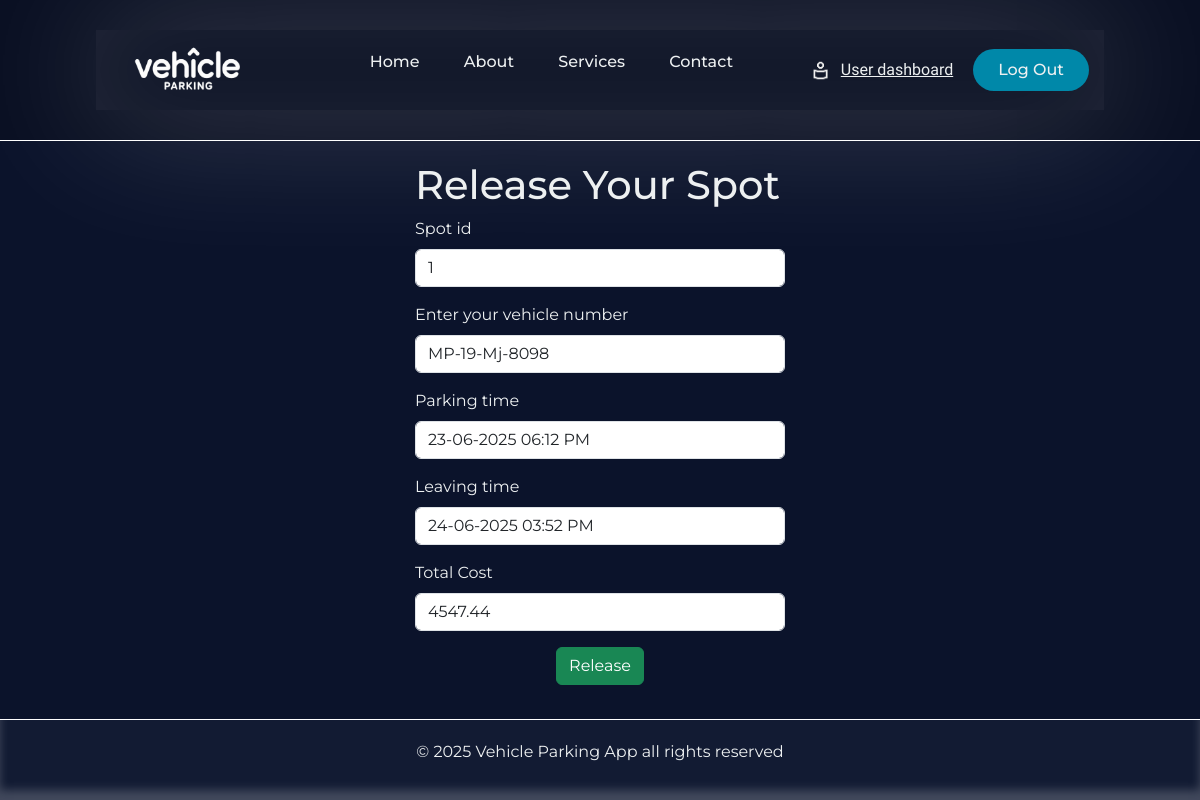
Page /release-parking-spot/1 on the committed database.
### Application/models.py (models this page shows)
class Parkingrecords(db.Model):
    __tablename__='parking_records'
    id=db.Column(db.Integer,primary_key=True)
    spot_id=db.Column(db.Integer,db.ForeignKey('parking_spots.id'),nullable=False)
    user_id=db.Column(db.Integer,db.ForeignKey('user.id'),nullable=False)
    vehicle_number=db.Column(db.String(18),nullable=False)
    parking_timestamp=db.Column(db.DateTime,nullable=False)
    leaving_timestamp=db.Column(db.DateTime,nullable=True)
    parking_cost=db.Column(db.Float,nullable=True)
    status=db.Column(db.String(12),nullable=False,default='reserved') # reserved and released

### Application/controllers.py (the view, shortened to what this page needs)
@app.route('/release-parking-spot/<int:record_id>',methods=['GET','POST'])
def release_spot(record_id):
    parking_record=Parkingrecords.query.filter_by(id=record_id).first()
    leaving_timestamp=datetime.now()
    spot_price=float(parking_record.spot.lot.price)
    total_time_in_seconds=(leaving_timestamp-parking_record.parking_timestamp).total_seconds()
    total_time_in_hours=total_time_in_seconds/3600
    final_cost=round((spot_price*total_time_in_hours),2)
    return render_template('release_parkingspot.html',parking_record=parking_record,leaving_timestamp=leaving_timestamp,final_cost=final_cost)

### templates/release_parkingspot.html (shortened to what this page needs)
{% extends 'user_base.html' %}
{% block content %}
                <div class="form_canvas">
                    <div id="relese-spot-card" class="form-card">
                        <h1>Release Your Spot</h1>
                        <form action="/release-parking-spot/{{parking_record.id}}" method="POST">
                        <div class="mb-3" >
                            <label for="spot-id" class="form-label">Spot id</label>
                            <input type="text" class="form-control" id="spot-id"  name="spot_id" value="{{ parking_record.spot_id }}" readonly>
                        </div>
                        <div class="mb-3" >
                            <label for="vehicle-number" class="form-label">Enter your vehicle number</label>
                            <input type="text" class="form-control" id="vehicle-number"  name="vehicle_number"  value="{{ parking_record.vehicle_number }}" readonly>
                        </div>
                        <div class="mb-3" >
                            <label for="parking-time" class="form-label">Parking time</label>
                            <input type="text" class="form-control" id="parking-time"  name="parking_time" value="{{parking_record.parking_timestamp.strftime('%d-%m-%Y %I:%M %p')}}"" readonly>
                        </div>
                        <div class="mb-3" >
                            <label for="parking-time" class="form-label">Leaving time</label>
                            <input type="text" class="form-control" id="parking-time"  name="leaving_time" value="{{leaving_timestamp.strftime('%d-%m-%Y %I:%M %p')}}" readonly>
                        </div>
                        <div class="mb-3" >
                            <label for="Total-cost" class="form-label">Total Cost</label>
                            <input type="text" class="form-control" id="Total-cost"  name="total_cost"  value="{{ final_cost }}" readonly>
                        </div>
                        <div style="text-align: center;">
                            <input type="submit" class="btn btn-success" value="Release">
                            <br>
                        </div>
                        </form>
                    </div>
                </div>
{% endblock %}

### static/style.css (style rules this page uses)
* { box-sizing: border-box; margin: 0; padding: 0; font-family: "Montserrat",sans-serif; }
html,body { height: 100%; background-color: #0b132b; color: #edf0f1; }
.form-card { min-width: 370px; }
.form_canvas { display: flex; justify-content: center; }

### rows in the picture
Parkingrecords: spot_id "1", vehicle_number "MP-19-Mj-8098", parking_time "23-06-2025 06:12 PM"
